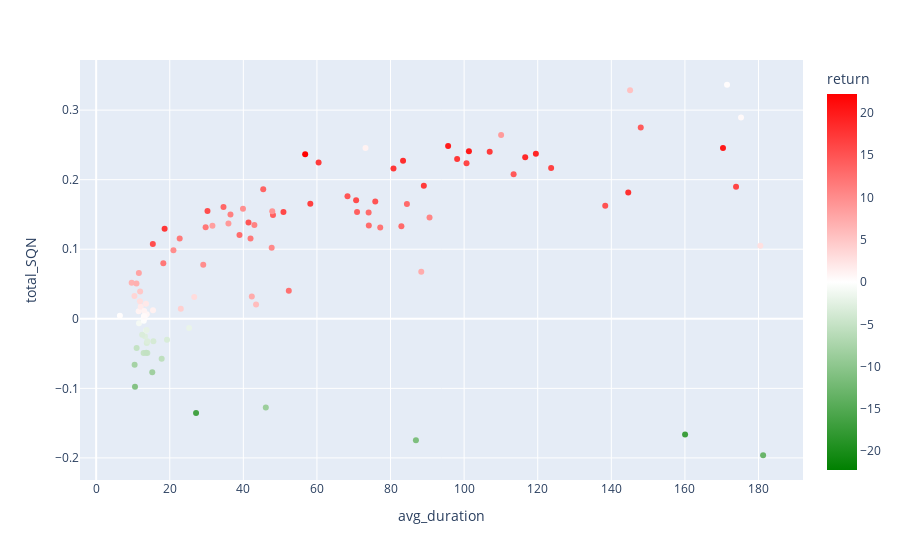

The cell this chart's notebook holds for it:
### Code cell
import plotly.express as px
df['relative_return'] = pd.Series(df['relative_return'], dtype=float)
fig = px.scatter(df,x='avg_duration', y='total_SQN', color='return', color_continuous_midpoint=0, color_continuous_scale=['green','white','red'], hover_data=[df.index,'# trades'])
fig.show()
fig.write_html("checkpoint\VERY_GOOD\graph/population.html")
